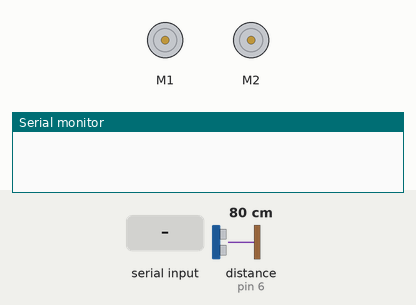
This sketch was run on a simulated Arduino Uno, built with avr-gcc and run on an emulated ATmega328P. Shown: 2 × DC motor (green arrow = forward, orange = backward, longer = faster), the last lines printed to the serial monitor. Inputs (shaded band) come from the test bench; at power-on: distance to the obstacle (sensor on pin 6) 80 cm. The echo pulse lasts 58.3 µs per cm.

Above: at 1.2 s.
1.3 s: "f" received over Serial
At 1.7 s:
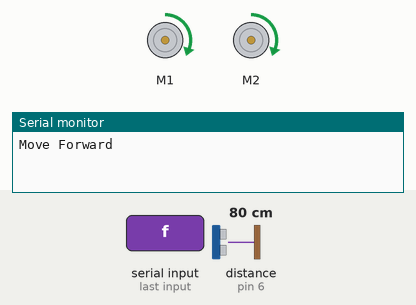
2.8 s: "l" received over Serial
At 4.0 s:
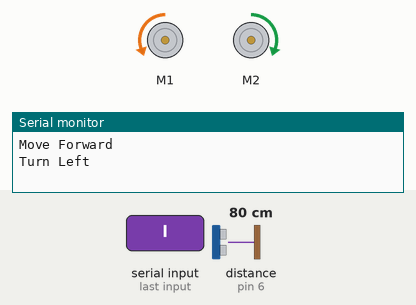
4.3 s: "r" received over Serial
At 5.2 s:
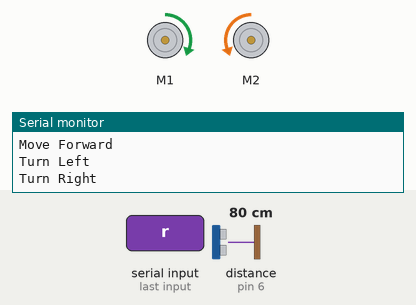
5.8 s: "b" received over Serial
At 6.3 s:
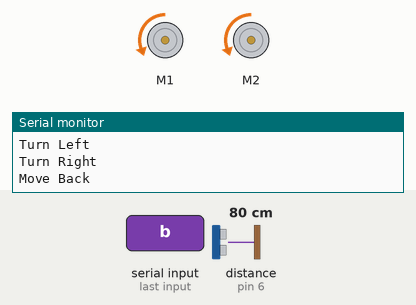
7.3 s: "i" received over Serial
At 8.5 s:
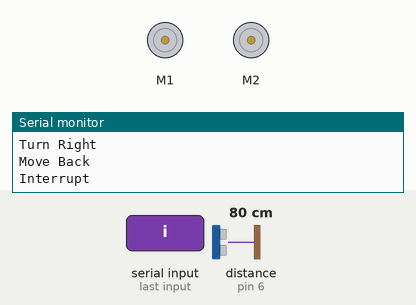
8.8 s: "o" received over Serial
At 10.0 s:
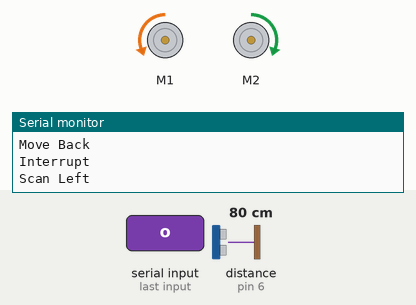
Timing chart, 0 to 14.2 s (numbered marks = the images above; inputs shaded):
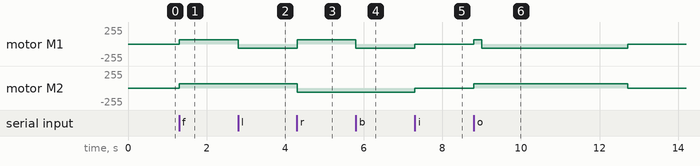

The sketch:

zumoSketch.ino
```cpp
#include <ZumoShield.h>
#include <NewPing.h>
#include <Wire.h>

#define LED 13
#define SPEED 100
#define EDGELIMIT 500
#define WALLLIMIT 1500
#define TRIGGERPIN  2  // Sensor trigger pin.
#define ECHOPIN     6  // Sensor echo pin.
#define DIST 200

ZumoBuzzer buzzer;
ZumoMotors motors;
NewPing sonar(TRIGGERPIN, ECHOPIN, DIST); // NewPing setup of pins and maximum distance.

unsigned int sensors[6];
ZumoReflectanceSensorArray reflectSensors(QTR_NO_EMITTER_PIN);
int msg;
void setup()
{
  msg = 0;
  Serial.begin(9600);
  while(!Serial);
}

void loop()
{
  msg = 0;
  if(Serial.available() > 0)
    {
       msg = Serial.read();
       handleMsg(msg);
    }

}

void handleMsg(int _msg)
{
  if(msg == 'f')
  {
    Serial.println("Move Forward");
    motors.setSpeeds(SPEED, SPEED);
  }
  else if(msg == 'l')
  {
    Serial.println("Turn Left");
    motors.setSpeeds(-SPEED, SPEED);
  }
  else if(msg == 'r')
  {
    Serial.println("Turn Right");
    motors.setSpeeds(SPEED, -SPEED);
  }
  else if(msg == 'b')
  {
    Serial.println("Move Back");
    motors.setSpeeds(-SPEED, -SPEED);
  }
  else if(msg == 'a')
  {
    autoForward();
    Serial.println("Automated");
  }
  else if(msg == 'i')
  {
    Serial.println("Interrupt");
    motors.setSpeeds(0, 0);
  }
  else if(msg == 'o')
  {
    Serial.println("Scan Left");
    searchRoom(-1); //Inverse values
  }
  else if(msg == 'p')
  {
    searchRoom(1);
    Serial.println("Scan Right");
  }
}

void autoForward()
{
   bool interrupt = false;
  while (!interrupt)
  {
    if(msg == 'i')
      interrupt = true;

    reflectSensors.read(sensors);

    float avg = sensors[0] +
                sensors[1] +
                sensors[2] +
                sensors[3] +
                sensors[4] +
                sensors[5];

    avg = avg / 6;

    if (avg > EDGELIMIT)
      interrupt = true;

    else if (sensors[0] > EDGELIMIT)
    {
      // Left Sensors
      motors.setSpeeds(-SPEED, -SPEED);
      delay(100);
      motors.setSpeeds(SPEED, -SPEED);
      delay(250);
      motors.setSpeeds(SPEED, SPEED);
    }
    else if (sensors[5] > EDGELIMIT)
    {
      // Right Sensors
      motors.setSpeeds(-SPEED, -SPEED);
      delay(100);
      motors.setSpeeds(-SPEED, SPEED);
      delay(250);
      motors.setSpeeds(SPEED, SPEED);
    }
    else
    {
      //Straight Ahead
      motors.setSpeeds(SPEED, SPEED);
      msg = Serial.read();
    }

  }
  //Pause the Zumo
  motors.setSpeeds(0, 0);
  msg ='i';
}

//Modifier to adjust left / right rotations
void searchRoom(int modifier)
{
    bool objInRoom = false;

  motors.setSpeeds(SPEED, SPEED);
  delay(200);
  motors.setSpeeds(modifier * SPEED, modifier * -SPEED);
  delay(400);


  for(int i = 0; i < 30; i++)
  {
    delay(50);
    float range = sonar.ping_cm();
    if(range < 17.5 && range > 2)
    {
        objInRoom = true;
        buzzer.play("L16 cdegreg4");
        Serial.println('z');
    }

  }

  motors.setSpeeds(modifier * SPEED, modifier * -SPEED);
  for(int i = 0; i < 30; i++)
  {
    delay(50);
    float range = sonar.ping_cm();
    if(range < 15 && range > 2)
      objInRoom = true;
  }
  motors.setSpeeds(0, 0);


}
```

Measured:
- after the input at 1.3 s, motor M1, motor M2: stopped → forward 63/255 at once
- after the input at 2.8 s, motor M1: forward 63/255 → backward 63/255 at once
- after the input at 4.3 s, motor M1: backward 63/255 → forward 63/255 at once; motor M2: forward 63/255 → backward 63/255 at once
- after the input at 5.8 s, motor M1: forward 63/255 → backward 63/255 at once
- after the input at 7.3 s, motor M1, motor M2: backward 63/255 → stopped at once
- after the input at 8.8 s, motor M1: stopped → forward 63/255 at once, → backward 63/255 0.20 s later, → stopped 3.7 s later; motor M2: stopped → forward 63/255 at once, → stopped 3.9 s later
